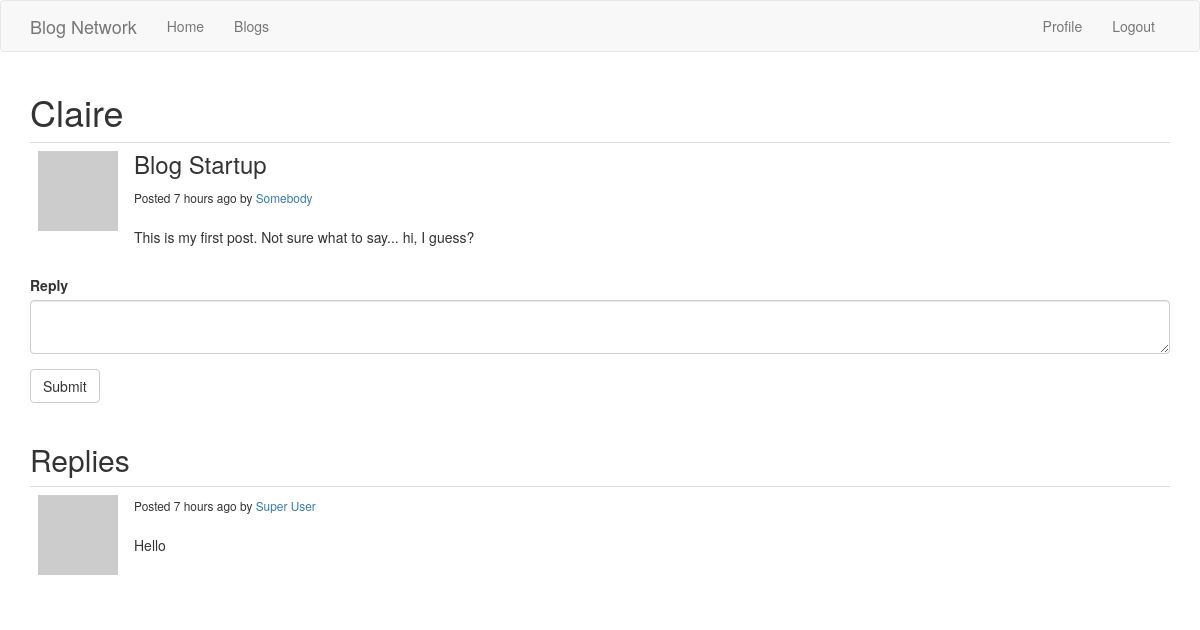
/post/5 (signed in), run on the app's committed database.
### main/models.py (models this page shows, shortened)
class User(UserMixin, db.Model):
    id = db.Column(db.Integer, primary_key=True)
    username = db.Column(db.Text(), index=True, unique=True)
    email = db.Column(db.Text(), index=True, unique=True)
    password_hash = db.Column(db.Text())
    posts = db.relationship('Post', backref='author', lazy='dynamic')
    comments = db.relationship('Comment', backref='author', lazy='dynamic')
    about_me = db.Column(db.Text())
    last_seen = db.Column(db.DateTime, default=datetime.utcnow)
    followed = db.relationship(
        'User', secondary=followers,
        primaryjoin=(followers.c.follower_id == id),
        secondaryjoin=(followers.c.followed_id == id),
        backref=db.backref('followers', lazy='dynamic'), lazy='dynamic')
    def avatar(self, size):
        digest = md5(self.email.lower().encode('utf-8')).hexdigest()
        return 'https://www.gravatar.com/avatar/{}?d=identicon&s={}'.format(
            digest, size)

class Post(db.Model):
    id = db.Column(db.Integer, primary_key=True)
    body = db.Column(db.Text())
    title = db.Column(db.Text())
    comments = db.relationship('Comment', backref='source', lazy='dynamic')
    timestamp = db.Column(db.DateTime, index=True, default=datetime.utcnow)
    user_id = db.Column(db.Integer, db.ForeignKey('user.id'))

class Comment(db.Model):
    id = db.Column(db.Integer, primary_key=True)
    body = db.Column(db.Text())
    timestamp = db.Column(db.DateTime, index=True, default=datetime.utcnow)
    user_id = db.Column(db.Integer, db.ForeignKey('user.id'))
    in_response_to = db.Column(db.Integer, db.ForeignKey('post.id'))
    dummy = db.Column(db.Integer)

### main/urls.py (the view)
@blog.route('/post/<id>', methods=['GET', 'POST'])
@login_required
def post(id):
    form = CommentForm()
    post = Post.query.filter_by(id=id).first_or_404()
    if form.validate_on_submit():
        comment = Comment(body=form.comment.data, author=current_user, source=post)
        db.session.add(comment)
        db.session.commit()
        flash('Comment successful.')
        return redirect(url_for('post', id=id))
    comments = post.comments
    return render_template('idpost.html', post=post, form=form, comments=comments)

### main/forms.py
class CommentForm(FlaskForm):
    comment = TextAreaField('Reply', validators=[
        DataRequired(), Length(min=1, max=10000)])
    submit = SubmitField('Submit')

### main/models.py (called while the page is built)
@login.user_loader
def load_user(id):
    return User.query.get(int(id))

### main/urls.py (called while the page is built)
@blog.before_request
def before_request():
    if current_user.is_authenticated:
        current_user.last_seen = datetime.utcnow()
        db.session.commit()

### main/templates/idpost.html
{% extends "base.html" %}
{% import 'bootstrap/wtf.html' as wtf %}
{% block blog_content %}
    <h1>{{ current_user.username }}</h1>
    <table class="table table-hover">
    <tr>
        <td width="70px">
            <a href="{{ url_for('user', username=post.author.username) }}">
                <img src="{{ post.author.avatar(70) }}" />
            </a>
        </td>
        <td>
            <h3 style="margin-top: 0px">{{ post.title }}</h3>
            <small>
            Posted {{ moment(post.timestamp).fromNow() }} by
            <a href="{{ url_for('user', username=post.author.username) }}">
                {{ post.author.username }}
            </a>
            </small>
            <br>
            <br>
            {{ post.body }}
        </td>
    </tr>
    </table>
    {% if form %}
    {{ wtf.quick_form(form) }}
    <br>
    {% endif %}
    <h2>Replies</h2>
    {% for comment in comments %}
    <table class="table table-hover">
        <tr>
            <td width="70px">
                <a href="{{ url_for('user', username=comment.author.username) }}">
                    <img src="{{ comment.author.avatar(70) }}" />
                </a>
            </td>
            <td>
                <small>
                    Posted {{ moment(comment.timestamp).fromNow() }} by
                <a href="{{ url_for('user', username=comment.author.username) }}">
                    {{ comment.author.username }}
               </a>
                </small>
                <br>
                <br>
                {{ comment.body }}
            </td>
        </tr>
    </table>
    {% endfor %}
{% endblock %}

### data on the page
User: username "Claire"
Post: title "Blog Startup", timestamp "7 hours ago", body "This is my first post. Not sure what to say... hi, I guess?"
User: author.username "Somebody"
Comment: timestamp "7 hours ago", author.username "Super User", body "Hello"
